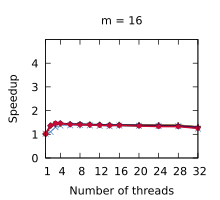

Here is the gnuplot script that generated this plot:
set title "m = 16"
set terminal pdf size 2.2,2.0
set output "./results/Scans_n___4,194,304,_m___16.pdf"
set key off
set xrange [1:32]
set xtics (1, 4, 8, 12, 16, 20, 24, 28, 32)
set xlabel "Number of threads"
set yrange [0:5]
set ytics (0, 1, 2, 3, 4)
set ylabel "Speedup"
plot './results/Scans_n___4,194,304,_m___16.dat' using 1:2 title "Outer parallelism" pointsize 0.7 lw 1 pt 1 linecolor rgb "#24A793" with linespoints, \
  './results/Scans_n___4,194,304,_m___16.dat' using 1:3 title "Inner parallelism" pointsize 0.7 lw 1 pt 2 linecolor rgb "#5287C6" with linespoints, \
  './results/Scans_n___4,194,304,_m___16.dat' using 1:4 title "Multi-atomics 64 1 1" pointsize 0.7 lw 2 pt 1 linecolor rgb "#80141E" with linespoints, \
  './results/Scans_n___4,194,304,_m___16.dat' using 1:5 title "Multi-atomics 64 10 1" pointsize 0.7 lw 2 pt 1 linecolor rgb "#80C81E" with linespoints, \
  './results/Scans_n___4,194,304,_m___16.dat' using 1:6 title "Multi-atomics 64 1 4" pointsize 0.7 lw 2 pt 1 linecolor rgb "#801478" with linespoints, \
  './results/Scans_n___4,194,304,_m___16.dat' using 1:7 title "WorkAssisting 1" pointsize 0.4 lw 2 pt 7 linecolor rgb "#320A35" with linespoints, \
  './results/Scans_n___4,194,304,_m___16.dat' using 1:8 title "WorkAssisting 4" pointsize 0.4 lw 2 pt 7 linecolor rgb "#C80A35" with linespoints
